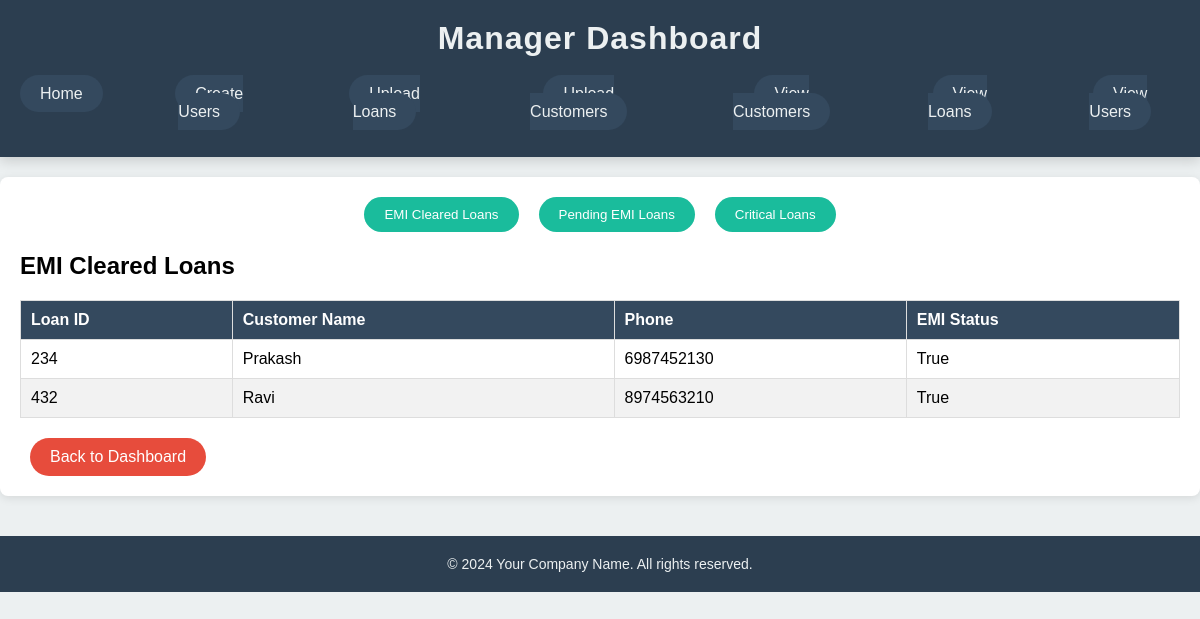
/manager_view-loans/, run on the app's committed database.
### dashboard/models.py (models this page shows, shortened)
class Loan(models.Model):
    class LoanStatus(models.TextChoices):
        CLEARED = 'CLEARED', 'Cleared'
        PENDING = 'PENDING', 'Pending'
        DEFAULTED = 'DEFAULTED', 'Defaulted'
    class CriticalStatus(models.TextChoices):
        NORMAL = 'NORMAL', 'Normal'
        CRITICAL = 'CRITICAL', 'Critical'
    name = models.CharField(max_length=255)
    loan_id = models.CharField(max_length=100, unique=True)
    phone = models.CharField(max_length=15)
    present_loan_amount = models.DecimalField(max_digits=10, decimal_places=2)
    tenure = models.PositiveIntegerField(help_text="Loan tenure in months")
    total_monthly_emi_amount = models.DecimalField(max_digits=10, decimal_places=2)
    emi_due_date = models.DateField()
    emi_cleared = models.BooleanField(default=False)
    extended_due_date = models.DateField(null=True, blank=True)
    critical_loan_status = models.CharField(
        max_length=10,
        choices=CriticalStatus.choices,
        default=CriticalStatus.NORMAL
    )
    visit_date = models.DateField(null=True, blank=True)
    visit_remarks=models.TextField(null=True,blank=True)
    revisit_date = models.DateField(null=True, blank=True)
    revisit_reason = models.TextField(null=True, blank=True)
    due_date_pending_reason = models.TextField(null=True, blank=True)

### dashboard/views.py (the view)
# urls.py: path('manager_view-loans/', manager_view_loans, name='manager_view_loans'),
def manager_view_loans(request):
    loans = Loan.objects.all()
    return render(request, 'manager_view_loans.html',{'loans': loans})

### templates/manager_view_loans.html (shortened to what this page needs)
<!DOCTYPE html>
<html lang="en">
<head>
</head>
<body>
    <header>
        <h1>Manager Dashboard</h1> <br>
        <nav>
            <ul>
                <li><a href="{% url 'team_4_dashboard' %}">Home</a></li>
                <li><a href="{% url 'manager_create_users' %}">Create Users</a></li>
                <li><a href="{% url 'upload_loan_details' %}">Upload Loans</a></li>
                <li><a href="{% url 'upload_customer_details' %}">Upload Customers</a></li>
                <li><a href="{% url 'manager_view_customers' %}">View Customers</a></li>
                <li><a href="{% url 'manager_view_loans' %}">View Loans</a></li>
                <li><a href="{% url 'manager_view_users' %}">View Users</a></li>
            </ul>
        </nav>
    </header>
    <div class="container">
        <div class="button-group">
            <button class="button" onclick="showTable('emiClearedLoans')">EMI Cleared Loans</button>
            <button class="button" onclick="showTable('normalLoans')">Pending EMI Loans</button>
            <button class="button" onclick="showTable('criticalLoans')">Critical Loans</button>
        </div>
        <div id="emiClearedLoans" class="table-wrapper active">
            <h2>EMI Cleared Loans</h2>
            <table>
                <thead>
                    <tr>
                        <th>Loan ID</th>
                        <th>Customer Name</th>
                        <th>Phone</th>
                        <th>EMI Status</th>
                    </tr>
                </thead>
                <tbody>
                    {% for loan in loans %} {% if loan.emi_cleared %}
                    <tr>
                        <td>{{ loan.loan_id }}</td>
                        <td>{{ loan.name }}</td>
                        <td>{{ loan.phone }}</td>
                        <td>{{ loan.emi_cleared }}</td>
                    </tr>
                    {% endif %} {% empty %}
                    <tr>
                        <td colspan="4">No EMI cleared loans available.</td>
                    </tr>
                    {% endfor %}
                </tbody>
            </table>
        </div>
        <a href="{% url 'team_4_dashboard' %}" class="button button-back">Back to Dashboard</a>
    </div>
    <footer>
        <p>&copy; 2024 Your Company Name. All rights reserved.</p>
    </footer>
</body>
</html>

### templates/manager_view_loans.html (style rules this page uses)
body { font-family: Arial, sans-serif; background-color: #ecf0f1; margin: 0; padding: 0; }
header { background: #2c3e50; color: #ecf0f1; padding: 20px 0; text-align: center; box-shadow: 0 4px 12px rgba(0, 0, 0, 0.15); }
header h1 { margin: 0; font-size: 32px; letter-spacing: 1px; }
nav ul { padding: 0; list-style: none; display: flex; justify-content: center; margin-top: 10px; }
nav ul li { margin: 0 20px; }
nav ul li a { color: #ecf0f1; text-decoration: none; padding: 10px 20px; border-radius: 30px; background-color: #34495e; transition: background 0.3s ease; }
.container { max-width: 1200px; margin: 20px auto; padding: 20px; background-color: white; border-radius: 8px; box-shadow: 0 2px 10px rgba(0, 0, 0, 0.1); }
.button-group { display: flex; justify-content: center; margin-bottom: 20px; }
.button { background-color: #1abc9c; color: white; border: none; padding: 10px 20px; border-radius: 30px; cursor: pointer; margin: 0 10px; transition: background 0.3s ease; }
.table-wrapper { display: none; margin-bottom: 20px; }
.table-wrapper.active { display: block; }
table { width: 100%; border-collapse: collapse; margin: 10px 0; }
th, td { padding: 10px; text-align: left; border: 1px solid #dddddd; }
th { background-color: #34495e; color: white; }
tr:nth-child(even) { background-color: #f2f2f2; }
footer { margin-top: 40px; background-color: #2c3e50; color: #ecf0f1; text-align: center; padding: 20px 0; position: relative; width: 100%; }
footer p { margin: 0; font-size: 14px; }
.button-back { background-color: #e74c3c; color: white; border: none; padding: 10px 20px; border-radius: 30px; text-decoration: none; display: inline-block; transition: background 0.3s ease; }

### data on the page
Loan: loan_id "234", name "Prakash", phone "6987452130", emi_cleared "True"
Loan: loan_id "432", name "Ravi", phone "8974563210", emi_cleared "True"
